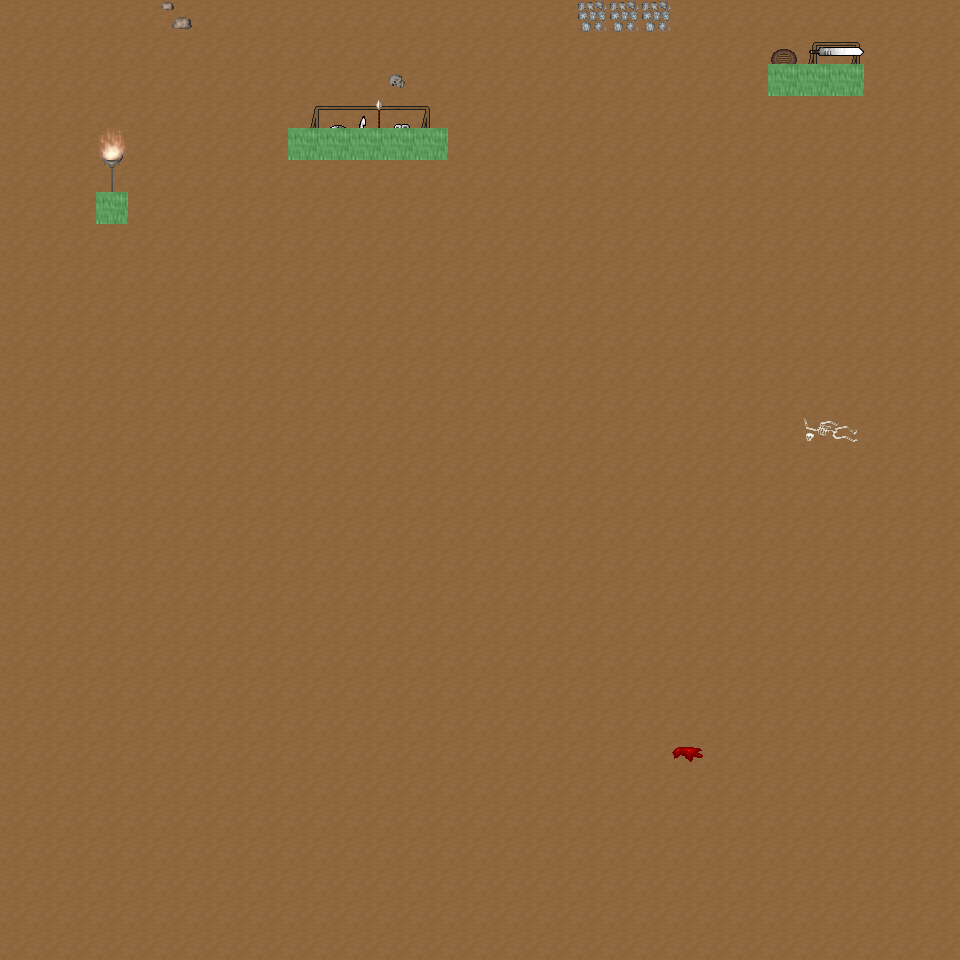

Below is a game level as drawn by its tile map, then a one-line description and the .tmx that defines it (tile-layer data replaced by summaries):
An orthogonal 30x30 tile map with 32x32 px tiles, 6 tile layers (Ground, Object, Object2, Above, ...), 31 tilesets and 4 objects (4x mapExit).

<map version="1.0" orientation="orthogonal" renderorder="right-down" width="30" height="30" tilewidth="32" tileheight="32" nextobjectid="5">
  <tileset firstgid="1" name="tileset_ground_ground" tilewidth="32" tileheight="32" tilecount="33" columns="3">
    <image source="../drawable/tileset_ground_ground.png" width="96" height="352" />
  </tileset>
  <tileset firstgid="34" name="tileset_ground_ridge_earth_dark" tilewidth="32" tileheight="32" tilecount="96" columns="12">
    <image source="../drawable/tileset_ground_ridge_earth_dark.png" width="384" height="256" />
  </tileset>
  <tileset firstgid="130" name="tileset_furniture_light_iron_lamp" tilewidth="32" tileheight="32" tilecount="3" columns="1">
    <image source="../drawable/tileset_furniture_light_iron_lamp.png" width="32" height="96" />
  </tileset>
  <tileset firstgid="133" name="tileset_furniture_light_dark_torch" tilewidth="32" tileheight="32" tilecount="8" columns="2">
    <image source="../drawable/tileset_furniture_light_dark_torch.png" width="64" height="128" />
  </tileset>
  <tileset firstgid="141" name="tileset_furniture_light_flames" tilewidth="32" tileheight="32" tilecount="6" columns="6">
    <image source="../drawable/tileset_furniture_light_flames.png" width="192" height="32" />
  </tileset>
  <tileset firstgid="147" name="tileset_item_corpse_skeleton" tilewidth="32" tileheight="32" tilecount="4" columns="2">
    <image source="../drawable/tileset_item_corpse_skeleton.png" width="64" height="64" />
  </tileset>
  <tileset firstgid="151" name="tileset_item_blood_floor_stains_2" tilewidth="32" tileheight="32" tilecount="4" columns="2">
    <image source="../drawable/tileset_item_blood_floor_stains_2.png" width="64" height="64" />
  </tileset>
  <tileset firstgid="155" name="tileset_item_chest_large" tilewidth="32" tileheight="32" tilecount="8" columns="4">
    <image source="../drawable/tileset_item_chest_large.png" width="128" height="64" />
  </tileset>
  <tileset firstgid="163" name="tileset_item_armor_sword_rack" tilewidth="32" tileheight="32" tilecount="4" columns="2">
    <image source="../drawable/tileset_item_armor_sword_rack.png" width="64" height="64" />
  </tileset>
  <tileset firstgid="167" name="tileset_item_armor_weapons_rack" tilewidth="32" tileheight="32" tilecount="18" columns="9">
    <image source="../drawable/tileset_item_armor_weapons_rack.png" width="288" height="64" />
  </tileset>
  <tileset firstgid="185" name="tileset_item_pot_barrel_tall" tilewidth="32" tileheight="32" tilecount="2" columns="1">
    <image source="../drawable/tileset_item_pot_barrel_tall.png" width="32" height="64" />
  </tileset>
  <tileset firstgid="187" name="tileset_item_pot_pot_tall" tilewidth="32" tileheight="32" tilecount="2" columns="1">
    <image source="../drawable/tileset_item_pot_pot_tall.png" width="32" height="64" />
  </tileset>
  <tileset firstgid="189" name="tileset_ground_rock_pebbles" tilewidth="32" tileheight="32" tilecount="3" columns="1">
    <image source="../drawable/tileset_ground_rock_pebbles.png" width="32" height="96" />
  </tileset>
  <tileset firstgid="192" name="tileset_item_corpse_skull_dark" tilewidth="32" tileheight="32" tilecount="2" columns="2">
    <image source="../drawable/tileset_item_corpse_skull_dark.png" width="64" height="32" />
  </tileset>
  <tileset firstgid="194" name="tileset_ground_ladder_horizontal_dark" tilewidth="32" tileheight="32" tilecount="3" columns="1">
    <image source="../drawable/tileset_ground_ladder_horizontal_dark.png" width="32" height="96" />
  </tileset>
  <tileset firstgid="197" name="tileset_ground_fire_fire" tilewidth="32" tileheight="32" tilecount="27" columns="3">
    <image source="../drawable/tileset_ground_fire_fire.png" width="96" height="288" />
  </tileset>
  <tileset firstgid="224" name="tileset_ground_cobbled_paving" tilewidth="32" tileheight="32" tilecount="1" columns="1">
    <image source="../drawable/tileset_ground_cobbled_paving.png" width="32" height="32" />
  </tileset>
  <tileset firstgid="225" name="tileset_plant_stump_int_small_stump" tilewidth="32" tileheight="32" tilecount="1" columns="1">
    <image source="../drawable/tileset_plant_stump_int_small_stump.png" width="32" height="32" />
  </tileset>
  <tileset firstgid="226" name="tileset_furniture_table_tree_stump_table" tilewidth="32" tileheight="32" tilecount="4" columns="2">
    <image source="../drawable/tileset_furniture_table_tree_stump_table.png" width="64" height="64" />
  </tileset>
  <tileset firstgid="230" name="tileset_logic_collision" tilewidth="32" tileheight="32" tilecount="1" columns="1">
    <image source="../drawable/tileset_logic_collision.png" width="32" height="32" />
  </tileset>
  <tileset firstgid="231" name="tileset_ground_ladder_vertical_dark" tilewidth="32" tileheight="32" tilecount="3" columns="3">
    <image source="../drawable/tileset_ground_ladder_vertical_dark.png" width="96" height="32" />
  </tileset>
  <tileset firstgid="234" name="tileset_logic_creature_animal" tilewidth="32" tileheight="32" tilecount="32" columns="8">
    <image source="../drawable/tileset_logic_creature_animal.png" width="256" height="128" />
  </tileset>
  <tileset firstgid="266" name="tileset_logic_creature_human_barbarian" tilewidth="32" tileheight="32" tilecount="7" columns="7">
    <image source="../drawable/tileset_logic_creature_human_barbarian.png" width="224" height="32" />
  </tileset>
  <tileset firstgid="273" name="tileset_ground_ladder_steps" tilewidth="32" tileheight="32" tilecount="6" columns="3">
    <image source="../drawable/tileset_ground_ladder_steps.png" width="96" height="64" />
  </tileset>
  <tileset firstgid="279" name="tileset_logic_portal" tilewidth="32" tileheight="32" tilecount="24" columns="8">
    <image source="../drawable/tileset_logic_portal.png" width="256" height="96" />
  </tileset>
  <tileset firstgid="303" name="tileset_ground_earth_edges_yellowgreen" tilewidth="32" tileheight="32" tilecount="15" columns="5">
    <image source="../drawable/tileset_ground_earth_edges_yellowgreen.png" width="160" height="96" />
  </tileset>
  <tileset firstgid="318" name="tileset_plant_grasses" tilewidth="32" tileheight="32" tilecount="6" columns="3">
    <image source="../drawable/tileset_plant_grasses.png" width="96" height="64" />
  </tileset>
  <tileset firstgid="324" name="tileset_light_yellow_light_5x5" tilewidth="32" tileheight="32" tilecount="25" columns="5">
    <image source="../drawable/tileset_light_yellow_light_5x5.png" width="160" height="160" />
  </tileset>
  <tileset firstgid="349" name="tileset_light_dim_yellow_light_7x5" tilewidth="32" tileheight="32" tilecount="35" columns="7">
    <image source="../drawable/tileset_light_dim_yellow_light_7x5.png" width="224" height="160" />
  </tileset>
  <tileset firstgid="384" name="tileset_item_firewood" tilewidth="32" tileheight="32" tilecount="12" columns="3">
    <image source="../drawable/tileset_item_firewood.png" width="96" height="128" />
  </tileset>
  <tileset firstgid="396" name="tileset_logic_creature_insect" tilewidth="32" tileheight="32" tilecount="5" columns="5">
    <image source="../drawable/tileset_logic_creature_insect.png" width="160" height="32" />
  </tileset>
  <layer name="Ground" width="30" height="30">
    <data>[900 cells, 900 non-empty, 1 distinct tile ids]</data>
  </layer>
  <layer name="Object" width="30" height="30">
    <data>[900 cells, 9 non-empty, 7 distinct tile ids]</data>
  </layer>
  <layer name="Object2" width="30" height="30">
    <data>[900 cells, 8 non-empty, 8 distinct tile ids]</data>
  </layer>
  <layer name="Above" width="30" height="30">
    <data>[900 cells, 10 non-empty, 10 distinct tile ids]</data>
  </layer>
  <layer name="Above2" width="30" height="30">
    <data>[900 cells, 1 non-empty, 1 distinct tile ids]</data>
  </layer>
  <layer name="Walkable" width="30" height="30">
    <data>[900 cells, 9 non-empty, 1 distinct tile ids]</data>
  </layer>
  <objectgroup name="MapEvents">
    <object id="1" name="north" type="mapExit" x="0" y="0" width="960" height="32">
      <properties>
        <property name="map" value="level_0_x205_y9" />
        <property name="x" value="0" />
        <property name="y" value="28" />
      </properties>
    </object>
    <object id="2" name="south" type="mapExit" x="0" y="928" width="960" height="32">
      <properties>
        <property name="map" value="level_0_x205_y11" />
        <property name="x" value="0" />
        <property name="y" value="1" />
      </properties>
    </object>
    <object id="3" name="west" type="mapExit" x="0" y="0" width="32" height="960">
      <properties>
        <property name="map" value="level_0_x204_y10" />
        <property name="x" value="28" />
        <property name="y" value="0" />
      </properties>
    </object>
    <object id="4" name="east" type="mapExit" x="928" y="0" width="32" height="960">
      <properties>
        <property name="map" value="level_0_x206_y10" />
        <property name="x" value="1" />
        <property name="y" value="0" />
      </properties>
    </object>
  </objectgroup>
</map>
